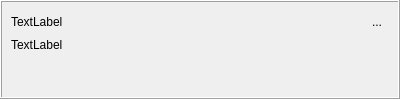
<?xml version="1.0" encoding="UTF-8"?>
<ui version="4.0">
 <class>Form</class>
 <widget class="QWidget" name="Form">
  <property name="geometry">
   <rect>
    <x>0</x>
    <y>0</y>
    <width>400</width>
    <height>99</height>
   </rect>
  </property>
  <property name="windowTitle">
   <string>Form</string>
  </property>
  <layout class="QVBoxLayout" name="verticalLayout">
   <property name="margin">
    <number>0</number>
   </property>
   <item>
    <widget class="QFrame" name="frame">
     <property name="frameShape">
      <enum>QFrame::Box</enum>
     </property>
     <property name="frameShadow">
      <enum>QFrame::Raised</enum>
     </property>
     <layout class="QGridLayout" name="gridLayout">
      <item row="0" column="0">
       <widget class="QLabel" name="datelabel">
        <property name="text">
         <string>TextLabel</string>
        </property>
       </widget>
      </item>
      <item row="0" column="1">
       <widget class="QToolButton" name="closebtn">
        <property name="text">
         <string>...</string>
        </property>
        <property name="icon">
         <iconset resource="../../../../resources/nicos-gui.qrc">
          <normaloff>:/close</normaloff>:/close</iconset>
        </property>
        <property name="toolButtonStyle">
         <enum>Qt::ToolButtonIconOnly</enum>
        </property>
        <property name="autoRaise">
         <bool>true</bool>
        </property>
       </widget>
      </item>
      <item row="1" column="0" colspan="2">
       <widget class="QLabel" name="messagelabel">
        <property name="text">
         <string>TextLabel</string>
        </property>
        <property name="alignment">
         <set>Qt::AlignLeading|Qt::AlignLeft|Qt::AlignTop</set>
        </property>
       </widget>
      </item>
     </layout>
    </widget>
   </item>
  </layout>
 </widget>
 <resources>
  <include location="../../../../resources/nicos-gui.qrc"/>
 </resources>
 <connections>
  <connection>
   <sender>closebtn</sender>
   <signal>clicked()</signal>
   <receiver>Form</receiver>
   <slot>hide()</slot>
   <hints>
    <hint type="sourcelabel">
     <x>381</x>
     <y>17</y>
    </hint>
    <hint type="destinationlabel">
     <x>398</x>
     <y>39</y>
    </hint>
   </hints>
  </connection>
 </connections>
</ui>
